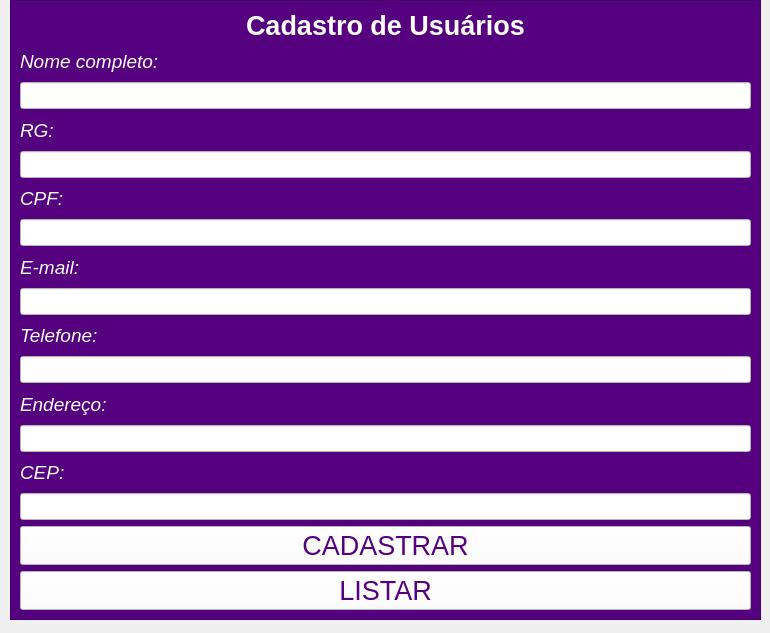
<?xml version="1.0" encoding="UTF-8"?>
<ui version="4.0">
 <class>MainWindow</class>
 <widget class="QMainWindow" name="MainWindow">
  <property name="geometry">
   <rect>
    <x>0</x>
    <y>0</y>
    <width>770</width>
    <height>633</height>
   </rect>
  </property>
  <property name="windowTitle">
   <string>MainWindow</string>
  </property>
  <widget class="QWidget" name="centralwidget">
   <widget class="QFrame" name="frame">
    <property name="geometry">
     <rect>
      <x>10</x>
      <y>0</y>
      <width>751</width>
      <height>620</height>
     </rect>
    </property>
    <property name="styleSheet">
     <string notr="true">color: rgb(255, 255, 255);
background-color: rgb(85, 0, 127);</string>
    </property>
    <property name="frameShape">
     <enum>QFrame::StyledPanel</enum>
    </property>
    <property name="frameShadow">
     <enum>QFrame::Raised</enum>
    </property>
    <layout class="QVBoxLayout" name="verticalLayout">
     <item>
      <widget class="QLabel" name="label">
       <property name="font">
        <font>
         <pointsize>20</pointsize>
         <weight>75</weight>
         <bold>true</bold>
        </font>
       </property>
       <property name="text">
        <string>Cadastro de Usuários</string>
       </property>
       <property name="alignment">
        <set>Qt::AlignCenter</set>
       </property>
      </widget>
     </item>
     <item>
      <widget class="QLabel" name="label_2">
       <property name="font">
        <font>
         <pointsize>14</pointsize>
         <italic>true</italic>
        </font>
       </property>
       <property name="text">
        <string>Nome completo:</string>
       </property>
      </widget>
     </item>
     <item>
      <widget class="QLineEdit" name="nome">
       <property name="font">
        <font>
         <pointsize>12</pointsize>
        </font>
       </property>
       <property name="styleSheet">
        <string notr="true">background-color: rgb(255, 255, 255);
color: rgb(0, 0, 0);</string>
       </property>
      </widget>
     </item>
     <item>
      <widget class="QLabel" name="label_3">
       <property name="font">
        <font>
         <pointsize>14</pointsize>
         <italic>true</italic>
        </font>
       </property>
       <property name="text">
        <string>RG:</string>
       </property>
      </widget>
     </item>
     <item>
      <widget class="QLineEdit" name="rg">
       <property name="font">
        <font>
         <pointsize>12</pointsize>
        </font>
       </property>
       <property name="styleSheet">
        <string notr="true">background-color: rgb(255, 255, 255);
color: rgb(0, 0, 0);</string>
       </property>
      </widget>
     </item>
     <item>
      <widget class="QLabel" name="label_7">
       <property name="font">
        <font>
         <pointsize>14</pointsize>
         <italic>true</italic>
        </font>
       </property>
       <property name="text">
        <string>CPF:</string>
       </property>
      </widget>
     </item>
     <item>
      <widget class="QLineEdit" name="cpf">
       <property name="font">
        <font>
         <pointsize>12</pointsize>
        </font>
       </property>
       <property name="styleSheet">
        <string notr="true">background-color: rgb(255, 255, 255);
color: rgb(0, 0, 0);</string>
       </property>
      </widget>
     </item>
     <item>
      <widget class="QLabel" name="label_4">
       <property name="font">
        <font>
         <pointsize>14</pointsize>
         <italic>true</italic>
        </font>
       </property>
       <property name="text">
        <string>E-mail:</string>
       </property>
      </widget>
     </item>
     <item>
      <widget class="QLineEdit" name="email">
       <property name="font">
        <font>
         <pointsize>12</pointsize>
        </font>
       </property>
       <property name="styleSheet">
        <string notr="true">background-color: rgb(255, 255, 255);
color: rgb(0, 0, 0);</string>
       </property>
      </widget>
     </item>
     <item>
      <widget class="QLabel" name="label_6">
       <property name="font">
        <font>
         <pointsize>14</pointsize>
         <italic>true</italic>
        </font>
       </property>
       <property name="text">
        <string>Telefone:</string>
       </property>
      </widget>
     </item>
     <item>
      <widget class="QLineEdit" name="telefone">
       <property name="font">
        <font>
         <pointsize>12</pointsize>
        </font>
       </property>
       <property name="styleSheet">
        <string notr="true">background-color: rgb(255, 255, 255);
color: rgb(0, 0, 0);</string>
       </property>
      </widget>
     </item>
     <item>
      <widget class="QLabel" name="label_9">
       <property name="font">
        <font>
         <pointsize>14</pointsize>
         <italic>true</italic>
        </font>
       </property>
       <property name="text">
        <string>Endereço:</string>
       </property>
      </widget>
     </item>
     <item>
      <widget class="QLineEdit" name="endereco">
       <property name="font">
        <font>
         <pointsize>12</pointsize>
        </font>
       </property>
       <property name="styleSheet">
        <string notr="true">background-color: rgb(255, 255, 255);
color: rgb(0, 0, 0);</string>
       </property>
      </widget>
     </item>
     <item>
      <widget class="QLabel" name="label_10">
       <property name="font">
        <font>
         <pointsize>14</pointsize>
         <italic>true</italic>
        </font>
       </property>
       <property name="text">
        <string>CEP:</string>
       </property>
      </widget>
     </item>
     <item>
      <widget class="QLineEdit" name="cep">
       <property name="font">
        <font>
         <pointsize>12</pointsize>
        </font>
       </property>
       <property name="styleSheet">
        <string notr="true">background-color: rgb(255, 255, 255);
color: rgb(0, 0, 0);</string>
       </property>
      </widget>
     </item>
     <item>
      <widget class="QPushButton" name="cadastrar">
       <property name="font">
        <font>
         <pointsize>20</pointsize>
        </font>
       </property>
       <property name="styleSheet">
        <string notr="true">color: rgb(85, 0, 127);
background-color: rgb(255, 255, 255);</string>
       </property>
       <property name="text">
        <string>CADASTRAR</string>
       </property>
      </widget>
     </item>
     <item>
      <widget class="QPushButton" name="listar">
       <property name="font">
        <font>
         <pointsize>20</pointsize>
        </font>
       </property>
       <property name="styleSheet">
        <string notr="true">color: rgb(85, 0, 127);
background-color: rgb(255, 255, 255);</string>
       </property>
       <property name="text">
        <string>LISTAR</string>
       </property>
      </widget>
     </item>
    </layout>
   </widget>
  </widget>
 </widget>
 <resources/>
 <connections/>
</ui>
